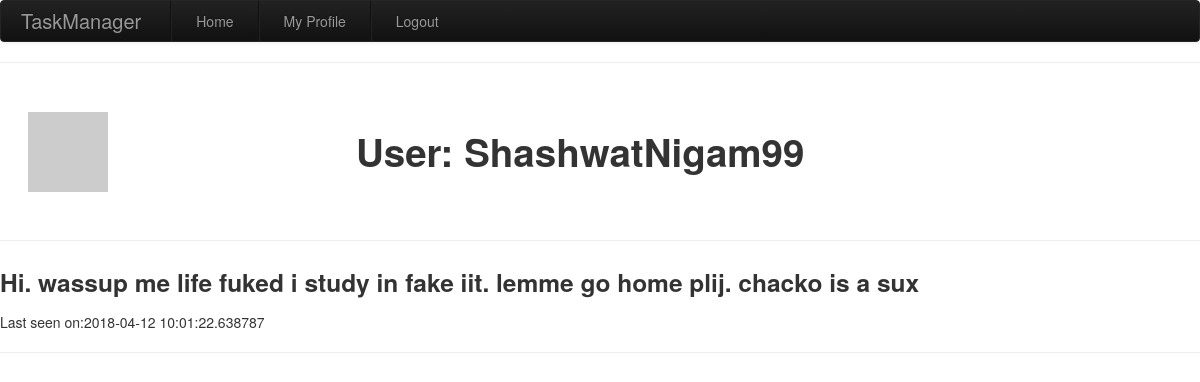
The page /user/ShashwatNigam99/ (signed in) on the database as committed earlier.
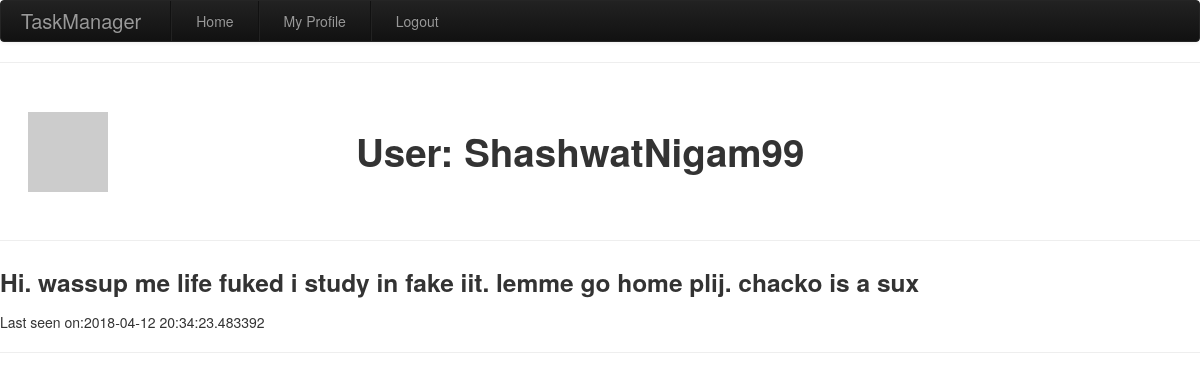
The same page on the database as committed later.
### app/models.py (models this page shows, shortened)
class User(UserMixin, db.Model):
    id = db.Column(db.Integer, primary_key=True)
    name = db.Column(db.String(64), nullable=False)
    username = db.Column(db.String(64), index=True,
                         unique=True, nullable=False)
    password_hash = db.Column(db.String(128), nullable=False)
    email = db.Column(db.String(150), index=True, unique=True, nullable=False)
    about_me = db.Column(db.String(150))
    last_seen = db.Column(db.DateTime, default=datetime.utcnow)
    def avatar(self, size):
        digest = md5(self.email.lower().encode('utf-8')).hexdigest()
        return 'https://www.gravatar.com/avatar/{}?d=identicon&s={}'.format(digest, size)

### app/routes.py (the view)
@app.route('/user/<username>/')
@login_required
def user(username):
    user = User.query.filter_by(username=username).first_or_404()
    return render_template('user.html', user=user)

### app/models.py (called while the page is built)
@login.user_loader
def load_user(id):
    return User.query.get(int(id))

### app/routes.py (called while the page is built)
@app.before_request
def before_request():
    if current_user.is_authenticated:
        current_user.last_seen = datetime.utcnow()
        db.session.commit()

### app/templates/user.html (shortened to what this page needs)
{% extends "base.html" %}
{% block content %}
<div class="flex-container">
  <div class="flex-row-item-img">
    <img class="profile-pic" src= "{{ user.avatar(128) }}">
  </div>
  <div class="flex-row-item-txt">
    <h1>User: {{ user.username }}</h1>
  </div>
</div>
  <hr>
{% if user.about_me %}<p><h3>{{ user.about_me }}</h3></p>{% endif %}
{% if user.last_seen %}<p>Last seen on:{{ user.last_seen }}</p>{%endif%}
<hr>
{% endblock %}

### app/templates/base.html (shortened to what this page needs)
<!DOCTYPE html>
<html lang="en">
  <head>
      <link href="{{url_for('static',filename='css/style.css')}}" rel="stylesheet">
      <link href="{{url_for('static',filename='css/bootstrap-responsive.min.css')}}" rel="stylesheet">
        <link href="{{url_for('static',filename='css/bootstrap.min.css')}}" rel="stylesheet">
  </head>
  <body>
  <div class="navbar navbar-inverse">
    <div class="navbar-inner">
      <a class="brand">TaskManager</a>
     <ul class="nav">
       <li class="divider-vertical"></li>
        <li >
          <a href="{{url_for('index')}}">Home</a>
        </li>
        <li class="divider-vertical"></li>
          {% if current_user.is_anonymous %}
        <li>
          <a href="{{url_for('login')}}">Login</a>
        </li>
          {% else %}
        <li>
          <a href="{{ url_for('user', username=current_user.username) }}">My Profile</a>
        </li>
        <li class="divider-vertical"></li>
        <li>
          <a href="{{ url_for('logout')}}">Logout</a>
        </li>
          {% endif %}
     </ul>
  </div>
    <hr>
    {% block content %}{% endblock %}
  </body>
</html>

### app/static/css/style.css (style rules this page uses)
.flex-container { display:flex; align-items: center; }
.flex-row-item-img { align-content: center; padding : 1em; margin: 1em; flex:1; }
.flex-row-item-txt { align-content: center; padding : 1em; margin: 1em; flex:3; }

Rows that differ between the two databases and show on the page:
changed User "ShashwatNigam99": last_seen "2018-04-12 10:01:22.638787" → "2018-04-12 20:34:23.483392"
